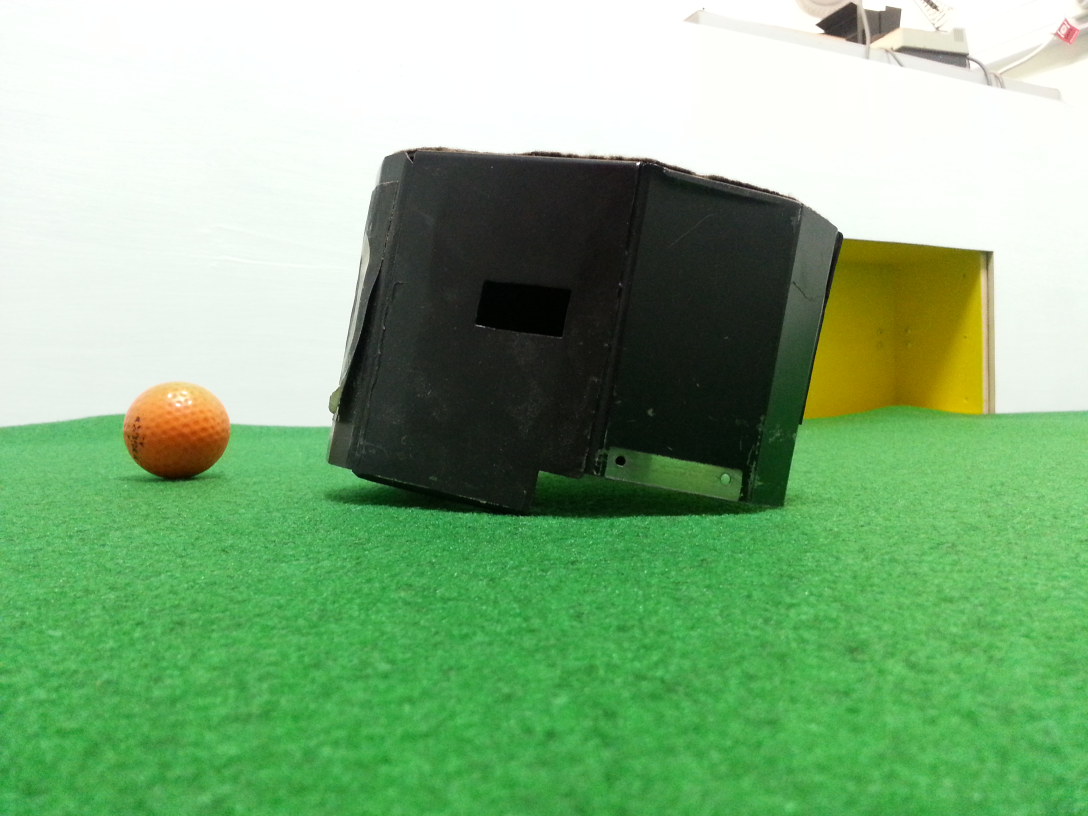
%> input picture Simulation/ball_obstacle_goal_low.jpg, 3264 x 2448 px (shown at 1/3 size)
$ octave ssl_4.m   (GNU Octave 9; MATLAB toolbox functions it lacks are replaced by stand-ins)
%> lines starting %> are read from the running program, lines starting %| are printed output that depends on the picture; in (x1, y1, x2, y2) boxes, pixels count from 0 and x2, y2 are one past the last pixel; in counts of white or black regions, pixels touching at a corner belong together; the program's own positions count from 1
% ENB329 RoboCup F180 Vicion
% David Ball
% Queensland University of Technology, Australia

%     Copyright (C) 2013 David Ball (david.ball@qut.edu.au)
%
%     This program is free software: you can redistribute it and/or modify
%     it under the terms of the GNU General Public len_micense as published by
%     the Free Software Foundation, either version 3 of the len_micense, or
%     (at your option) any later version.
%
%     This program is distributed in the hope that it will be useful,
%     but WITHOUT ANY WARRANTY; without even the implied warranty of
%     MERCHANTABILITY or FITNESS FOR A PARTICULAR PURPOSE.  See the
%     GNU General Public len_micense for more details.
%
%     You should have received a copy of the GNU General Public len_micense
%     along with this program.  If not, see <http://www.gnu.org/licenses/>.

% greyscale
clear all; close all;
im = imread('ball_obstacle_goal_low.jpg');
im_grey = rgb2gray(im);
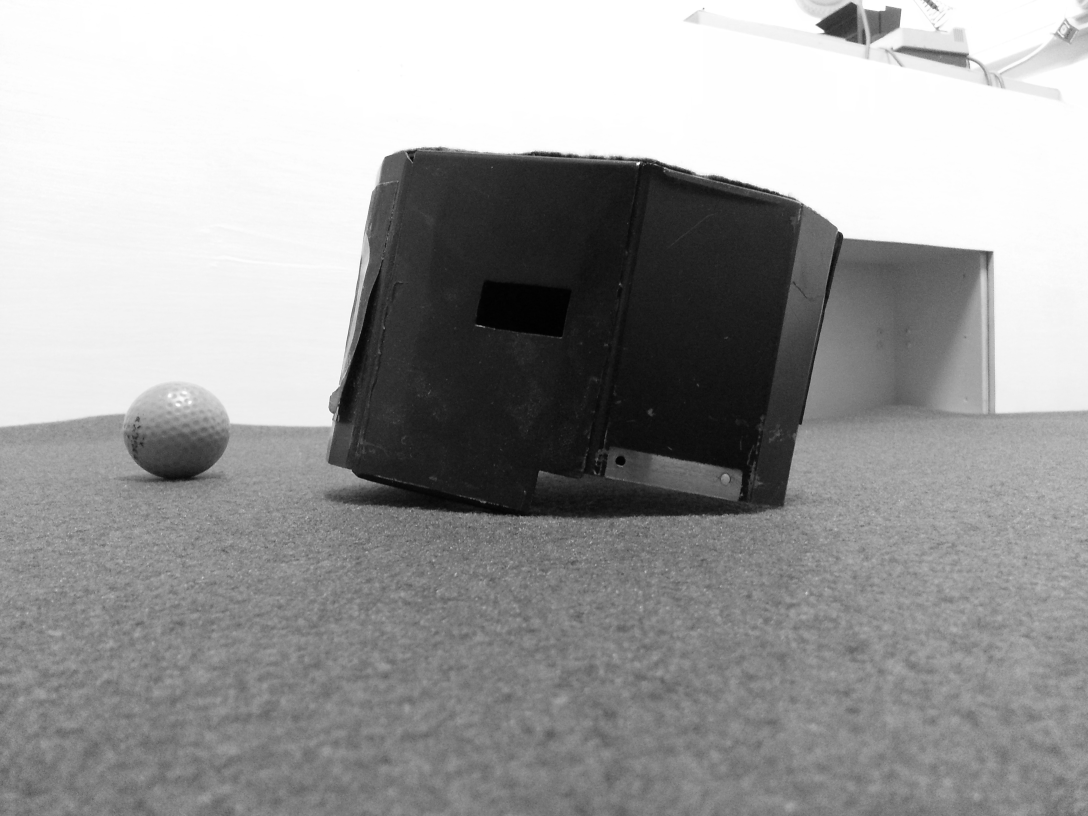
%> im_grey: size 2448x3264 uint8 (shown at 1/3 size); min 0, max 255, mean 156.2
idisp(im_grey);
%> (this line was passed over: idisp is not available in this run)

pause;

% threshold
im_wall = im_grey > 230;
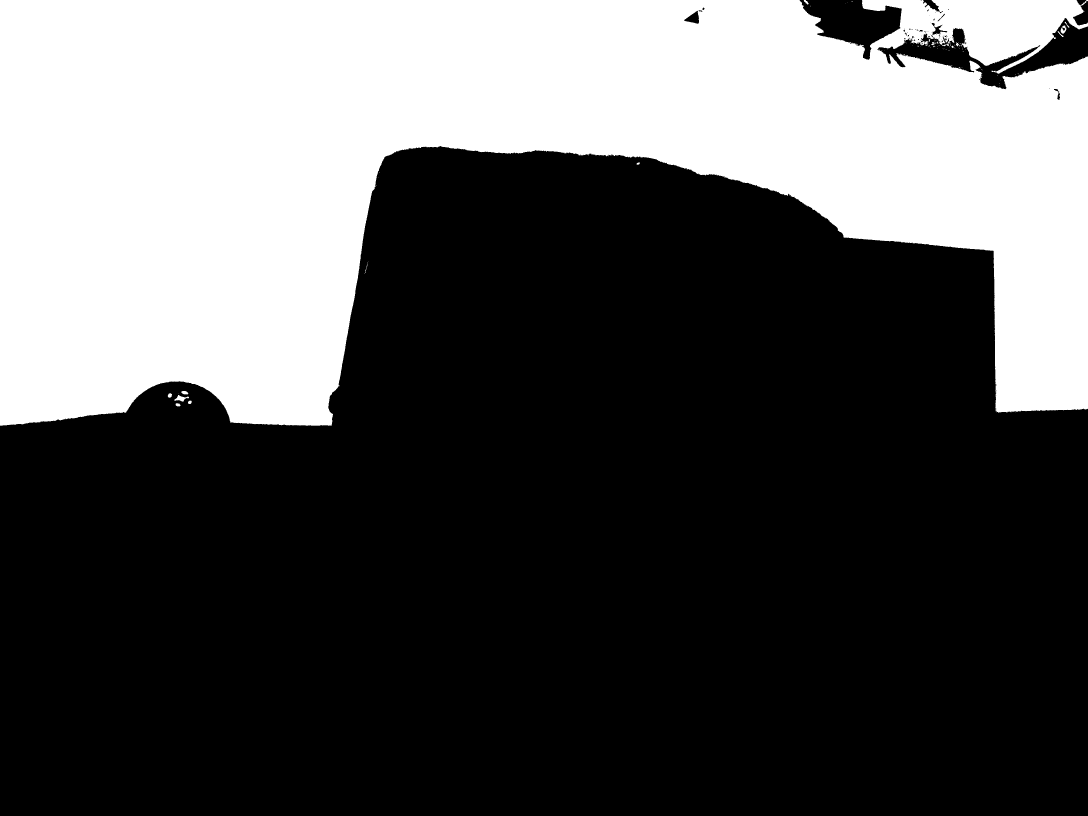
%> im_wall: size 2448x3264 logical (shown at 1/3 size); 33.2% white; 104 white regions (87 under 20 px), largest, box (x1, y1, x2, y2) and area: (0, 0, 3264, 1278) 2651116, (523, 1185, 567, 1205) 397, (3182, 76, 3199, 101) 244
idisp(im_wall);
%> (this line was passed over: idisp is not available in this run)

pause;

% threshold
im_obstacle = im_grey < 40;
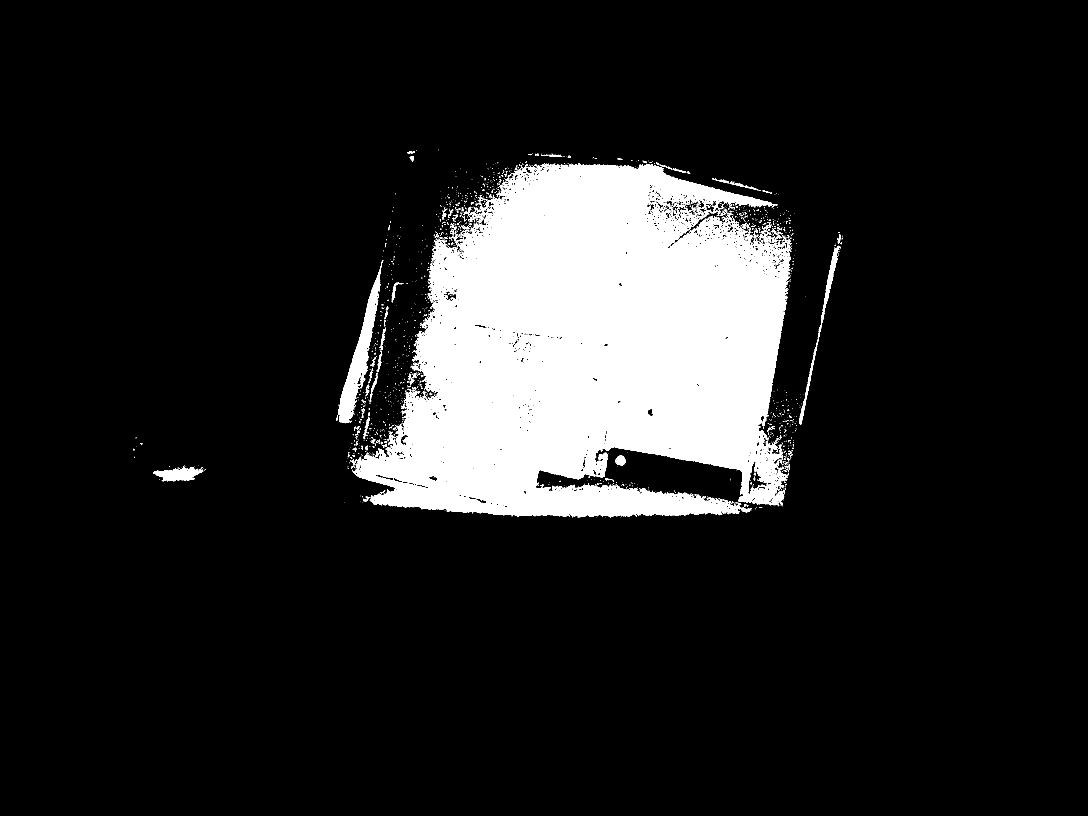
%> im_obstacle: size 2448x3264 logical (shown at 1/3 size); 12.5% white; 1756 white regions (1578 under 20 px), largest, box (x1, y1, x2, y2) and area: (1053, 490, 2376, 1552) 960793, (1015, 780, 1150, 1270) 15720, (460, 1399, 610, 1444) 3655
idisp(im_obstacle);
%> (this line was passed over: idisp is not available in this run)

pause;

% rotate image and have a look across ball and goal
%> (the run ends here)
